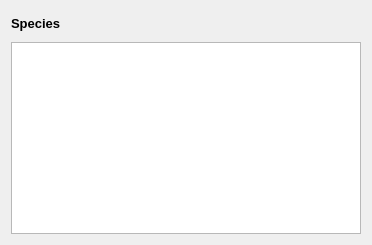
             <widget class="QWidget" name="speciesTab">
              <attribute name="title">
               <string>3 - Species</string>
              </attribute>
              <layout class="QGridLayout" name="gridLayout_10">
               <item row="0" column="0">
                <widget class="QSplitter" name="splitter_2">
                 <property name="orientation">
                  <enum>Qt::Vertical</enum>
                 </property>
                 <widget class="QFrame" name="frame_28">
                  <property name="sizePolicy">
                   <sizepolicy hsizetype="MinimumExpanding" vsizetype="Expanding">
                    <horstretch>0</horstretch>
                    <verstretch>0</verstretch>
                   </sizepolicy>
                  </property>
                  <property name="minimumSize">
                   <size>
                    <width>0</width>
                    <height>150</height>
                   </size>
                  </property>
                  <property name="maximumSize">
                   <size>
                    <width>16777215</width>
                    <height>565</height>
                   </size>
                  </property>
                  <property name="frameShape">
                   <enum>QFrame::NoFrame</enum>
                  </property>
                  <property name="frameShadow">
                   <enum>QFrame::Raised</enum>
                  </property>
                  <layout class="QGridLayout" name="gridLayout_8">
                   <property name="leftMargin">
                    <number>0</number>
                   </property>
                   <property name="topMargin">
                    <number>0</number>
                   </property>
                   <property name="rightMargin">
                    <number>0</number>
                   </property>
                   <property name="bottomMargin">
                    <number>0</number>
                   </property>
                   <item row="1" column="0">
                    <widget class="QTableView" name="speciesView">
                     <property name="minimumSize">
                      <size>
                       <width>350</width>
                       <height>100</height>
                      </size>
                     </property>
                     <property name="verticalScrollBarPolicy">
                      <enum>Qt::ScrollBarAsNeeded</enum>
                     </property>
                     <property name="sizeAdjustPolicy">
                      <enum>QAbstractScrollArea::AdjustIgnored</enum>
                     </property>
                     <property name="editTriggers">
                      <set>QAbstractItemView::DoubleClicked|QAbstractItemView::SelectedClicked</set>
                     </property>
                     <property name="selectionBehavior">
                      <enum>QAbstractItemView::SelectRows</enum>
                     </property>
                     <property name="sortingEnabled">
                      <bool>true</bool>
                     </property>
                    </widget>
                   </item>
                   <item row="0" column="0">
                    <widget class="QFrame" name="frame_13">
                     <property name="minimumSize">
                      <size>
                       <width>0</width>
                       <height>25</height>
                      </size>
                     </property>
                     <property name="frameShape">
                      <enum>QFrame::NoFrame</enum>
                     </property>
                     <property name="frameShadow">
                      <enum>QFrame::Raised</enum>
                     </property>
                     <layout class="QHBoxLayout" name="horizontalLayout_9">
                      <property name="leftMargin">
                       <number>0</number>
                      </property>
                      <property name="topMargin">
                       <number>0</number>
                      </property>
                      <property name="rightMargin">
                       <number>0</number>
                      </property>
                      <property name="bottomMargin">
                       <number>0</number>
                      </property>
                      <item>
                       <widget class="QLabel" name="label_102">
                        <property name="sizePolicy">
                         <sizepolicy hsizetype="Preferred" vsizetype="Fixed">
                          <horstretch>0</horstretch>
                          <verstretch>0</verstretch>
                         </sizepolicy>
                        </property>
                        <property name="font">
                         <font>
                          <pointsize>10</pointsize>
                          <weight>75</weight>
                          <bold>true</bold>
                         </font>
                        </property>
                        <property name="text">
                         <string>Species</string>
                        </property>
                        <property name="scaledContents">
                         <bool>true</bool>
                        </property>
                        <property name="wordWrap">
                         <bool>false</bool>
                        </property>
                       </widget>
                      </item>
                      <item>
                       <spacer name="horizontalSpacer_22">
                        <property name="orientation">
                         <enum>Qt::Horizontal</enum>
                        </property>
                        <property name="sizeHint" stdset="0">
                         <size>
                          <width>100</width>
                          <height>20</height>
                         </size>
                        </property>
                       </spacer>
                      </item>
                      <item>
                       <widget class="QToolButton" name="speciesAdd">
                        <property name="sizePolicy">
                         <sizepolicy hsizetype="Fixed" vsizetype="Fixed">
                          <horstretch>0</horstretch>
                          <verstretch>0</verstretch>
                         </sizepolicy>
                        </property>
                        <property name="minimumSize">
                         <size>
                          <width>25</width>
                          <height>25</height>
                         </size>
                        </property>
                        <property name="toolTip">
                         <string>Add new species</string>
                        </property>
                        <property name="text">
                         <string/>
                        </property>
                        <property name="icon">
                         <iconset>
                          <normaloff>:/plugins/MitiConnect/icons/symbologyAdd.svg</normaloff>:/plugins/MitiConnect/icons/symbologyAdd.svg</iconset>
                        </property>
                        <property name="autoRaise">
                         <bool>true</bool>
                        </property>
                       </widget>
                      </item>
                      <item>
                       <widget class="QToolButton" name="speciesRemove">
                        <property name="sizePolicy">
                         <sizepolicy hsizetype="Fixed" vsizetype="Fixed">
                          <horstretch>0</horstretch>
                          <verstretch>0</verstretch>
                         </sizepolicy>
                        </property>
                        <property name="minimumSize">
                         <size>
                          <width>25</width>
                          <height>25</height>
                         </size>
                        </property>
                        <property name="toolTip">
                         <string>Delete selected species</string>
                        </property>
                        <property name="text">
                         <string/>
                        </property>
                        <property name="icon">
                         <iconset>
                          <normaloff>:/plugins/MitiConnect/icons/mActionDeleteSelected.svg</normaloff>:/plugins/MitiConnect/icons/mActionDeleteSelected.svg</iconset>
                        </property>
                        <property name="autoRaise">
                         <bool>true</bool>
                        </property>
                       </widget>
                      </item>
                     </layout>
                    </widget>
                   </item>
                  </layout>
                 </widget>
                </widget>
               </item>
              </layout>
             </widget>
